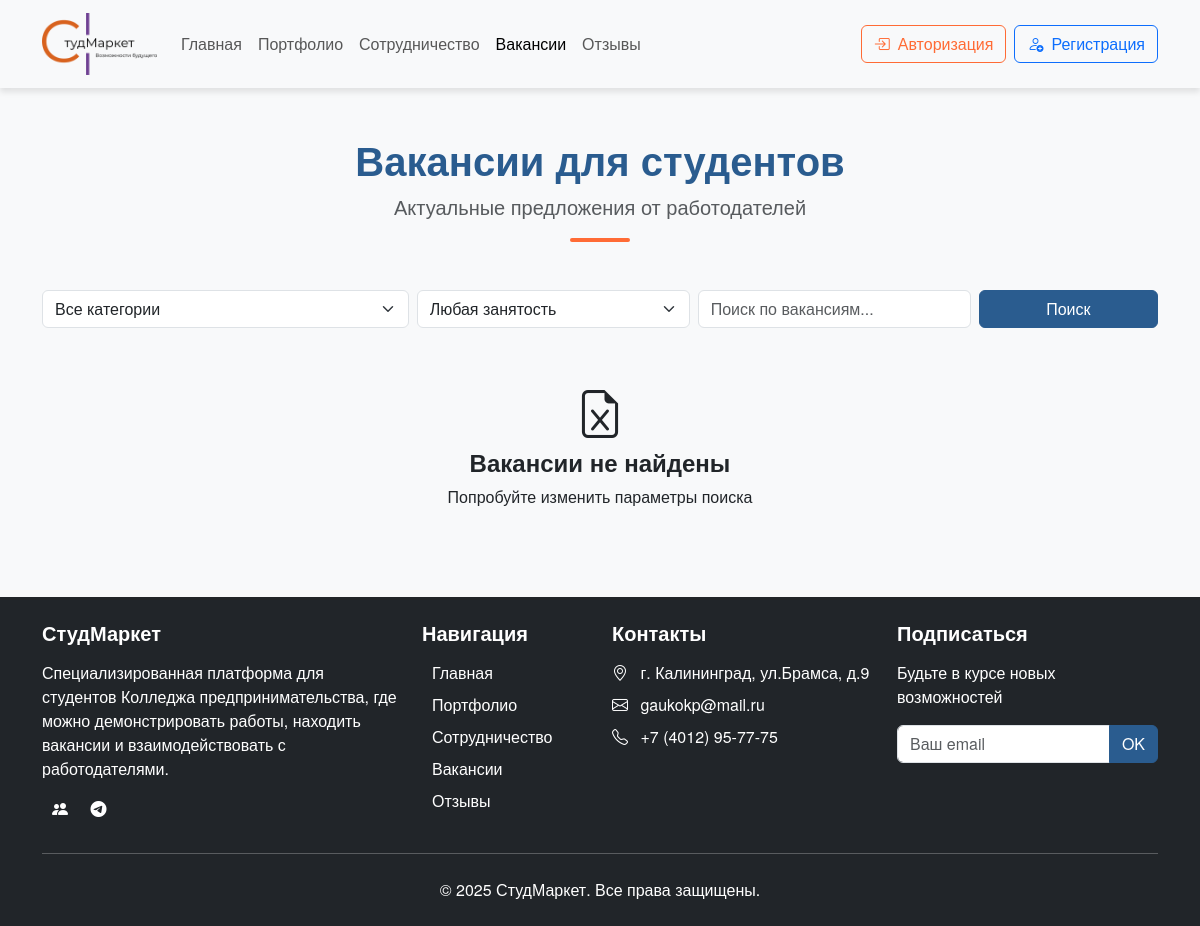
Page /files/vacancies.php on the earlier database version.
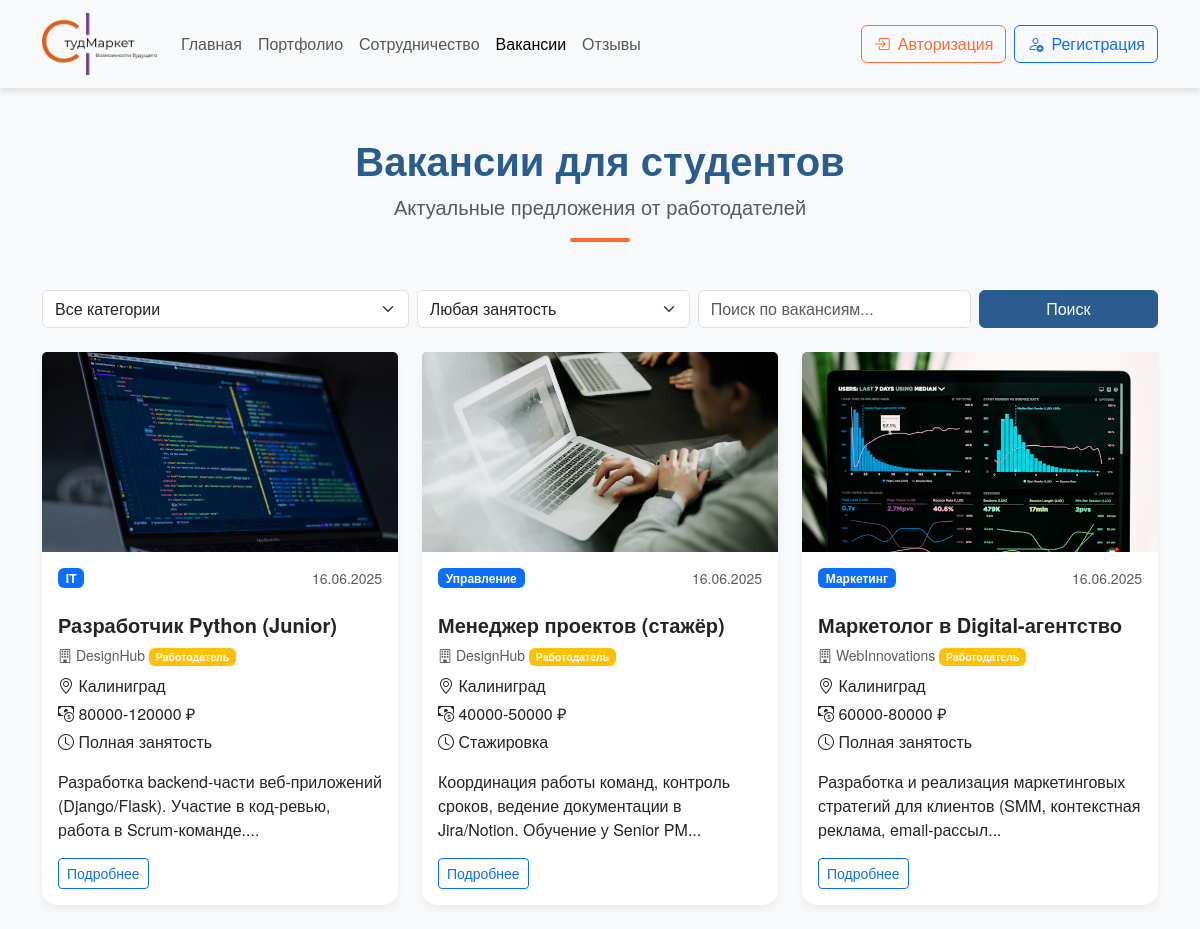
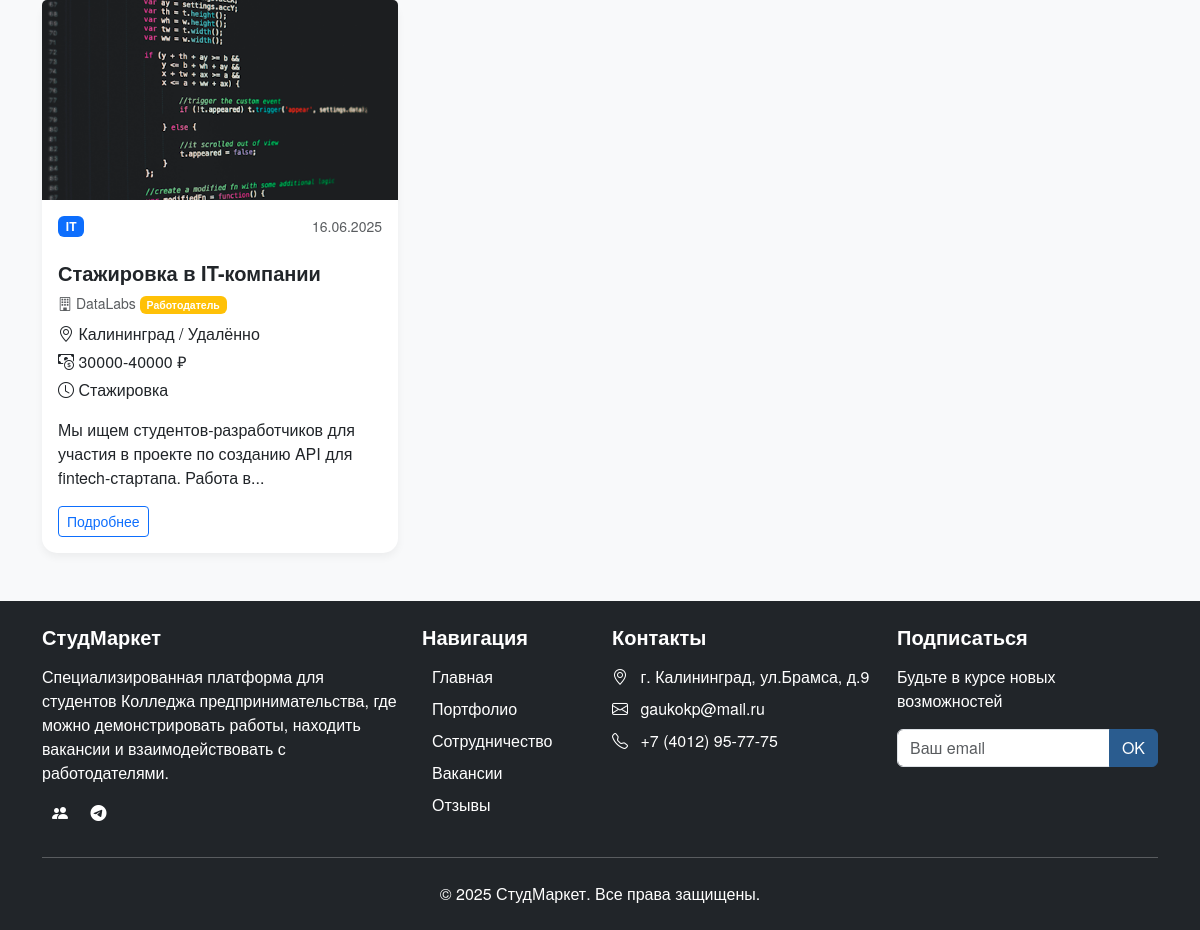
Same page on the later database version (2 pictures, top to bottom).
### tables this page shows
CREATE TABLE `vacancies` (
  `id` int(11) NOT NULL,
  `user_id` int(11) NOT NULL,
  `title` varchar(255) NOT NULL,
  `category_id` int(11) NOT NULL,
  `employment_type` enum('full','part','internship','remote') NOT NULL,
  `salary` varchar(100) DEFAULT NULL,
  `location` varchar(255) DEFAULT NULL,
  `description` varchar(255) DEFAULT NULL,
  `requirements` varchar(255) DEFAULT NULL,
  `benefits` varchar(255) DEFAULT NULL,
  `contacts` varchar(255) DEFAULT NULL,
  `image_path` varchar(255) DEFAULT NULL,
  `created_at` timestamp NOT NULL DEFAULT CURRENT_TIMESTAMP,
  `status` enum('pending','approved','rejected') NOT NULL DEFAULT 'pending',
  `moderator_comment` text
);

CREATE TABLE `vacancy_categories` (
  `id` int(11) NOT NULL,
  `name` varchar(255) NOT NULL
);

CREATE TABLE `users` (
  `id` int(11) NOT NULL,
  `name` varchar(100) NOT NULL,
  `email` varchar(100) NOT NULL,
  `password` varchar(255) NOT NULL,
  `user_type` enum('student','employer') NOT NULL,
  `phone` varchar(20) DEFAULT NULL,
  `created_at` timestamp NULL DEFAULT CURRENT_TIMESTAMP,
  `avatar_path` varchar(255) DEFAULT 'img/no-image.png',
  `is_banned` tinyint(1) NOT NULL DEFAULT '0',
  `ban_reason` text
);

### files/vacancies.php (the view, shortened to what this page needs)
<?php
require_once("../config/link.php");
$isLoggedIn = isset($_SESSION['user_id']);
if (isset($_GET['search']))
{
    $search_query = mysqli_real_escape_string($conn, $_GET['search']);
}
else
{
    $search_query = '';
}
if (isset($_GET['page']))
{
    $current_page = (int)$_GET['page'];
}
else
{
    $current_page = 1;
}
$limit = 9;
$offset = ($current_page - 1) * $limit;
$sql_where = "WHERE 1=1";
$sql = "SELECT v.*, u.name as company_name, u.user_type, c.name as category_name FROM vacancies v JOIN users u ON v.user_id = u.id JOIN vacancy_categories c ON v.category_id = c.id $sql_where ORDER BY v.created_at DESC LIMIT $limit OFFSET $offset";
$vacancies = mysqli_query($conn, $sql);
?>
<!DOCTYPE html>
<html lang="ru">
<head>
    <link rel="stylesheet" href="../css/bootstrap.min.css">
    <link rel="stylesheet" href="https://cdn.jsdelivr.net/npm/bootstrap-icons@1.11.1/font/bootstrap-icons.css">
    <link rel="stylesheet" href="../style.css">
</head>
<body class="d-flex flex-column min-vh-100">
<div class="flex-grow-1">
    <nav class="navbar navbar-expand-lg navbar-light bg-light sticky-top">
        <div class="container">
            <a class="navbar-brand" href="<?php if ($isLoggedIn) { echo '../profile.php'; } else { echo '../index.php'; } ?>">
                <img class="logo" src="../img/img5.png" alt="Логотип">
            </a>
            <div class="collapse navbar-collapse" id="navbarNav">
                <ul class="navbar-nav me-auto mb-2 mb-lg-0">
                    <?php
                    if ($isLoggedIn)
                    {
                    ?>
                    <li class="nav-item">
                        <a class="nav-link" href="../profile.php">Главная</a>
                    </li>
                    <?php
                    }
                    else
                    {
                    ?>
                    <li class="nav-item">
                        <a class="nav-link" href="../index.php">Главная</a>
                    </li>
                    <?php
                    }
                    ?>
                    <li class="nav-item">
                        <a class="nav-link" href="portfolio.php">Портфолио</a>
                    </li>
                    <li class="nav-item">
                        <a class="nav-link" href="cooperation.php">Сотрудничество</a>
                    </li>
                    <li class="nav-item">
                        <a class="nav-link active" aria-current="page" href="vacancies.php">Вакансии</a>
                    </li>
                    <li class="nav-item">
                        <a class="nav-link" href="all_reviews.php">Отзывы</a>
                    </li>
                </ul>
                <div class="d-flex">
                    <?php
                    if ($isLoggedIn)
                    {
                    ?>
                        <a href="logout.php" class="btn btn-outline-danger">
                            <i class="bi bi-box-arrow-right"></i> Выйти
                        </a>
                    <?php
                    }
                    else
                    {
                    ?>
                        <button class="btn btn-outline-light me-2" data-bs-toggle="modal" data-bs-target="#loginModal">
                            <i class="bi bi-box-arrow-in-right me-2"></i>Авторизация
                        </button>
                        <button class="btn btn-outline-primary" data-bs-toggle="modal" data-bs-target="#registerModal">
                            <i class="bi bi-person-add me-2"></i>Регистрация
                        </button>
                    <?php
                    }
                    ?>
                </div>
            </div>
        </div>
    </nav>
    <section class="vacancies-section py-5">
        <div class="container">
            <div class="section-header text-center mb-5">
                <h2 class="display-5 fw-bold">Вакансии для студентов</h2>
                <p class="lead text-muted">Актуальные предложения от работодателей</p>
                <div class="divider mx-auto"></div>
            </div>
            <div class="row mb-4">
                <div class="col-md-12">
                    <form method="GET" action="vacancies.php" class="row g-2">
                        <div class="col-md-4">
                            <select class="form-select" name="category">
                                <option value="0">Все категории</option>
                            </select>
                        </div>
                        <div class="col-md-3">
                            <select class="form-select" name="employment">
                                <option value="">Любая занятость</option>
                            </select>
                        </div>
                        <div class="col-md-3">
                            <input type="text" class="form-control" name="search" placeholder="Поиск по вакансиям..." value="<?= htmlspecialchars($search_query) ?>">
                        </div>
                        <div class="col-md-2">
                            <button type="submit" class="btn btn-primary w-100">Поиск</button>
                        </div>
                    </form>
                </div>
            </div>
            <div class="row g-4">
                <?php
                if (mysqli_num_rows($vacancies) > 0)
                {
                ?>
                    <?php
                    while ($vacancy = mysqli_fetch_assoc($vacancies))
                    {
                    ?>
                        <div class="col-md-4">
                            <div class="card h-100">
                                <img src="<?= htmlspecialchars($vacancy['image_path'] ?: '../img/no-image.png') ?>" class="card-img-top portfolio-img" alt="<?= htmlspecialchars($vacancy['title']) ?>">
                                <div class="card-body">
                                    <div class="d-flex justify-content-between align-items-start mb-2">
                                        <span class="badge bg-primary"><?= htmlspecialchars($vacancy['category_name']) ?></span>
                                        <p class="text-muted small border-0"><?= date('d.m.Y', strtotime($vacancy['created_at'])) ?></p>
                                    </div>
                                    <h5 class="card-title"><?= htmlspecialchars($vacancy['title']) ?></h5>
                                    <p class="text-muted small mb-2">
                                        <i class="bi bi-building"></i> <?= htmlspecialchars($vacancy['company_name']) ?>
                                        <span class="badge bg-<?php if ($vacancy['user_type'] == 'employer') { echo 'warning'; } ?>">
                                            <?php
                                            if ($vacancy['user_type'] == 'employer')
                                            {
                                                echo 'Работодатель';
                                            }
                                            ?>
                                        </span>
                                    </p>
                                    <div class="vacancy-meta mb-3">
                                        <p class="mb-1">
                                            <i class="bi bi-geo-alt"></i>
                                            <?= htmlspecialchars($vacancy['location'] ?: 'Не указано') ?>
                                        </p>
                                        <p class="mb-1">
                                            <i class="bi bi-cash-coin"></i>
                                            <?= $vacancy['salary'] ? htmlspecialchars($vacancy['salary']) . ' ₽' : 'По договорённости' ?>
                                        </p>
                                        <p class="mb-1">
                                            <i class="bi bi-clock"></i>
                                            <?php
                                            switch($vacancy['employment_type'])
                                            {
                                                case 'full': echo 'Полная занятость'; break;
                                                case 'internship': echo 'Стажировка'; break;
                                            }
                                            ?>
                                        </p>
                                    </div>
                                    <p class="card-text">
                                        <?= mb_substr(htmlspecialchars($vacancy['description']), 0, 100) ?>...
                                    </p>
                                    <div class="d-flex justify-content-between align-items-center mt-3">
                                        <a href="vacancy_details.php?id=<?= $vacancy['id'] ?>" class="btn btn-sm btn-outline-primary">
                                            Подробнее
                                        </a>
                                    </div>
                                </div>
                            </div>
                        </div>
                    <?php
                    }
                    ?>
                <?php
                }
                else
                {
                ?>
                    <div class="col-12 text-center py-4">
                        <i class="bi bi-file-earmark-excel" style="font-size: 3rem;"></i>
                        <h4>Вакансии не найдены</h4>
                        <p>Попробуйте изменить параметры поиска</p>
                    </div>
                <?php
                }
                ?>
            </div>
        </div>
    </section>
</div>
<?php
    require_once("footer.php");
?>
</body>
</html>

### files/footer.php
<footer class="bg-dark text-white py-4">
    <div class="container">
        <div class="row">
            <div class="col-md-4 mb-4 mb-md-0">
                <h5 class="mb-3">СтудМаркет</h5>
                <p>Специализированная платформа для студентов Колледжа предпринимательства, где можно демонстрировать работы, находить вакансии и взаимодействовать с работодателями.</p>
                <div class="social-icons">
                    <a href="https://vk.com/studmarket39" class="text-white me-2"><i class="bi bi-people-fill"></i></a>
                    <a href="https://t.me/StudMarket_bot" class="text-white"><i class="bi bi-telegram"></i></a>
                </div>
            </div>
            <div class="col-md-2 mb-4 mb-md-0">
                <h5 class="navigation mb-3">Навигация</h5>
                <ul class="list-navigation list-unstyled">
                <?php
                if ($isLoggedIn)
                {
                ?>
                    <li class="mb-2"><a href="../profile.php" class="text-white text-decoration-none">Главная</a></li>
                <?php
                }
                else
                {
                ?>
                    <li class="mb-2"><a href="../index.php" class="text-white text-decoration-none">Главная</a></li>
                <?php
                }
                ?>
                    <li class="mb-2"><a href="../files/portfolio.php" class="text-white text-decoration-none">Портфолио</a></li>
                    <li class="mb-2"><a href="../files/cooperation.php" class="text-white text-decoration-none">Сотрудничество</a></li>
                    <li class="mb-2"><a href="../files/vacancies.php" class="text-white text-decoration-none">Вакансии</a></li>
                    <li><a href="../files/all_reviews.php" class="text-white text-decoration-none">Отзывы</a></li>
                </ul>
            </div>
            <div class="col-md-3 mb-4 mb-md-0">
                <h5 class="mb-3">Контакты</h5>
                <ul class="list-unstyled">
                    <li class="mb-2"><i class="bi bi-geo-alt me-2"></i> г. Калининград, ул.Брамса, д.9</li>
                    <li class="mb-2"><i class="bi bi-envelope me-2"></i> gaukokp@mail.ru</li>
                    <li><i class="bi bi-telephone me-2"></i> +7 (4012) 95-77-75</li>
                </ul>
            </div>
            <div class="col-md-3">
                <h5 class="mb-3">Подписаться</h5>
                <p>Будьте в курсе новых возможностей</p>
                <div class="input-group mb-3">
                    <input type="email" class="form-control" placeholder="Ваш email">
                    <button class="btn btn-primary" type="button">OK</button>
                </div>
            </div>
        </div>
        <hr class="my-4">
        <div class="text-center">
            <p class="mb-0">© 2025 СтудМаркет. Все права защищены.</p>
        </div>
    </div>
</footer>

### style.css (style rules this page uses)
* { padding: 0; margin: 0; }
body { font-family: 'Helvetica Neue', Helvetica, Arial, sans-serif; background-color: #f8f9fa; color: #212529; }
h1, h2, h3, h4, h5, h6 { font-weight: 700; }
a { transition: color 0.3s; }
.navbar { box-shadow: 0 4px 6px rgba(0,0,0,0.1); }
.logo { width: 115px; height: auto; }
.btn-primary { background-color: #2A5C8F; border-color: #2A5C8F; transition: background-color 0.3s; }
.section-header h2 { font-size: 2.5rem; color: #2A5C8F; }
.divider { width: 60px; height: 4px; background-color: #FF6B35; margin: 1rem auto; border-radius: 2px; }
.card { border: none; border-radius: 15px; box-shadow: 0 4px 8px rgba(0,0,0,0.05); transition: transform 0.3s, box-shadow 0.3s; }
.badge.bg-primary { background-color: #2A5C8F; }
.btn-outline-light { border-color: #FF6B35; color: #FF6B35; }
footer { background-color: #212529; }
footer a { color: #fff; text-decoration: none; margin: 0 10px; transition: color 0.3s; }
footer p { margin-top: 1rem; }
.portfolio-img { height: 200px; object-fit: cover; width: 100%; }

Differences in the rows shown:
added vacancies: image_path (picture), category.name "IT", created_at "16.06.2025", title "Разработчик Python (Junior)", user.name "DesignHub", location "Калиниград", salary "80000-120000", employment_type "Полная занятость", description "Разработка backend-части веб-приложений (Django/Flask). Участие в код-ревью, работа в Scrum-команде."
added vacancies: image_path (picture), category.name "Управление", created_at "16.06.2025", title "Менеджер проектов (стажёр)", user.name "DesignHub", location "Калиниград", salary "40000-50000", employment_type "Стажировка", description "Координация работы команд, контроль сроков, ведение документации в Jira/Notion. Обучение у Senior PM"
added vacancies: image_path (picture), category.name "Маркетинг", created_at "16.06.2025", title "Маркетолог в Digital-агентство", user.name "WebInnovations", location "Калиниград", salary "60000-80000", employment_type "Полная занятость", description "Разработка и реализация маркетинговых стратегий для клиентов (SMM, контекстная реклама, email-рассыл"
added vacancies: image_path (picture), category.name "IT", created_at "16.06.2025", title "Стажировка в IT-компании", user.name "DataLabs", location "Калининград / Удалённо", salary "30000-40000", employment_type "Стажировка", description "Мы ищем студентов-разработчиков для участия в проекте по созданию API для fintech-стартапа. Работа в"
Other differences:
text no longer shown: "Вакансии не найдены Попробуйте изменить параметры поиска"
